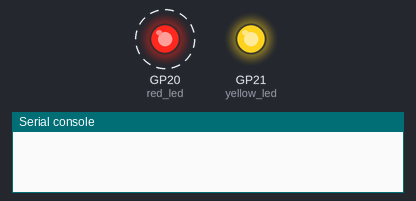
The program below on a simulated Raspberry Pi Pico running MicroPython. On the bench: output pins drawn as LEDs (lit = HIGH), the last lines printed to the serial console. Dashed ring = blinking. Threads take turns every 2 ms.

Above: at 0.5 s.
At 8.5 s:
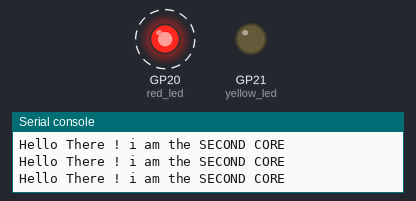
Timing chart, 0 to 13.0 s (numbered marks = the images above):
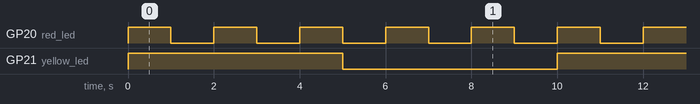

Measured:
- by itself, GP20 (red_led): alternates HIGH for 1.0 s and LOW for 1.0 s
- by itself, GP21 (yellow_led): alternates HIGH for 5.0 s and LOW for 5.0 s
- by itself, everything shown: repeats every 10.0 s, in 12 steps

The program:

multiThread.py
```python
# Multicore support
# MicroPython v1.15 on 2021-04-18; Raspberry Pi Pico with RP2040

# import the required libraries
from machine import Pin
import _thread
import utime

# declare pins for leds
red_led = Pin(20, mode = Pin.OUT, value = 0)
yellow_led = Pin(21, mode = Pin.OUT, value = 0)

# define function to handle the first core (Core 1)
def first_core_function():
    yellow_led.toggle()
    utime.sleep(5)
    yellow_led.toggle()
    utime.sleep(5)
    print("\n","Hello There ! i am the FIRST CORE","\n")


# define function to handle the second core (Core 2)
def second_core_function():
    while True:
        red_led.toggle()
        utime.sleep(1)
        red_led.toggle()
        utime.sleep(1)
        print("Hello There ! i am the SECOND CORE")


# start new thread
_thread.start_new_thread(second_core_function, ())

# main loop on core 1
while True:
    # execute the first core function
    first_core_function()

      
```
